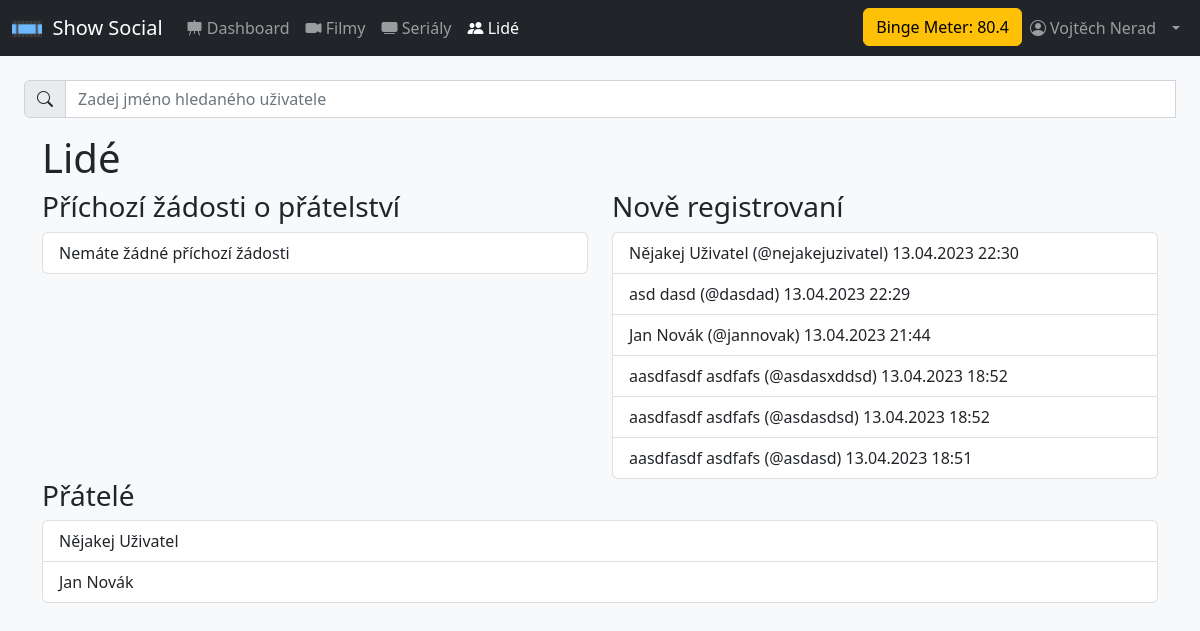
/users.php (signed in), run on the app's committed database.
### tables this page shows
CREATE TABLE `users` (
  `id` int(11) NOT NULL,
  `user_name` varchar(30) NOT NULL,
  `first_name` varchar(30) NOT NULL,
  `last_name` varchar(30) NOT NULL,
  `email` varchar(50) NOT NULL,
  `password_hash` varchar(255) NOT NULL,
  `created_at` timestamp NOT NULL DEFAULT current_timestamp() ON UPDATE current_timestamp(),
  `watch_limit` smallint(6) NOT NULL,
  `public_profile` tinyint(1) NOT NULL
);

CREATE TABLE `friendslist` (
  `requesterId` int(11) NOT NULL,
  `adresseeId` int(11) NOT NULL,
  `isConfirmed` tinyint(1) NOT NULL,
  `timestamp` timestamp NOT NULL DEFAULT current_timestamp() ON UPDATE current_timestamp()
);

### classes/dbh.class.php (called while the page is built)
<?php
class Dbh {
    private $host = "localhost";
    private $username = "root";
    private $password = "ayylmao1337";
    private $dbname = "show_social";
    public function connect() {
        $dsn = 'mysql:host=' .  $this->host .';dbname=' . $this->dbname;
        $pdo = new PDO($dsn, $this->username, $this->password);
        $pdo->setAttribute(PDO::ATTR_DEFAULT_FETCH_MODE, PDO::FETCH_ASSOC);
        return $pdo;
    }
}

### classes/User.class.php (called while the page is built, shortened)
<?php
require_once $_SERVER['DOCUMENT_ROOT'].'/classes/dbh.class.php';
class User extends Dbh {
    private $id;
    function __construct($userId) {
        $this->id = $userId;
    }
    function getFriendShips() {
        $sql = '
            SELECT
                friendslist.requesterId,
                friendslist.adresseeId,
                friendslist.isConfirmed,
                concat(u1.first_name, " ", u1.last_name) as requester_full_name,
                concat(u2.first_name, " ", u2.last_name) as adressee_full_name,
                u1.user_name as requester_user_name,
                u2.user_name as adressee_user_name
            FROM friendslist
            LEFT JOIN users u1
            ON friendslist.requesterId = u1.id
            LEFT JOIN users u2
            ON friendslist.adresseeId = u2.id
            WHERE (requesterId = (:current_user_id) AND isConfirmed = true)
            OR (adresseeId = (:current_user_id) AND isConfirmed = true);
        ';
        $statement = $this->connect()->prepare($sql);
        $statement->execute([
            ":current_user_id" => $this->id
        ]);
        return $statement->fetchAll();
    }
    function getIncomingFriendRequests() {
        $sql = '
            SELECT
                friendslist.requesterId,
                friendslist.adresseeId,
                friendslist.isConfirmed,
                concat(u1.first_name, " ", u1.last_name) as requester_full_name,
                concat(u2.first_name, " ", u2.last_name) as adressee_full_name,
                u1.user_name as requester_user_name,
                u2.user_name as adressee_user_name
            FROM friendslist
            LEFT JOIN users u1
            ON friendslist.requesterId = u1.id
            LEFT JOIN users u2
            ON friendslist.adresseeId = u2.id
            WHERE (adresseeId = (:current_user_id) AND isConfirmed = false);
        ';
        $statement = $this->connect()->prepare($sql);
        $statement->execute([
            ":current_user_id" => $this->id
        ]);
        return $statement->fetchAll();
    }
}

### classes/Users.class.php (called while the page is built, shortened)
<?php
class Users extends Dbh {
    function getLastRegisteredUsers() {
        $sql = '
            SELECT id, concat(first_name, " ", last_name) as full_name, user_name, created_at
            FROM users
            ORDER BY created_at DESC
            LIMIT 6';
        $statement = $this->connect()->query($sql)->fetchAll();
        return $statement;
    }
}

### users.php (the view, shortened to what this page needs)
<?php
require_once 'classes/dbh.class.php';
require 'classes/Users.class.php';
require_once 'classes/User.class.php';
include 'includes/header.inc.php';
require_once 'includes/searchbars/users-search.inc.php';
$isUserLogged = isset($_SESSION['user_id']);
if ($isUserLogged) {
    $loggedUser = new User($_SESSION['user_id']);
}
echo '<div class="container-sm">';
echo '<h1>Lidé</h1>';
echo '<div class="row">';
if ($isUserLogged) {
    $incomingFriendRequests = $loggedUser->getIncomingFriendRequests();
    echo '<div class="col-md">';
    echo '<h3>Příchozí žádosti o přátelství</h3>';
    echo '<div class="list-group">';
    if ($incomingFriendRequests) {
        foreach ($incomingFriendRequests as $friendRequest) {
            if ($friendRequest['requesterId'] != $_SESSION['user_id']) {
                $userId = $friendRequest['requesterId'];
                $userFullName = $friendRequest['requester_full_name'];
                $userUserName = $friendRequest['requester_user_name'];
            } else {
                $userId = $friendRequest['adresseeId'];
                $userFullName = $friendRequest['adressee_full_name'];
                $userUserName = $friendRequest['adressee_user_name'];
            }
            echo '<a href="./user.php?id=' . $userId . '" class="list-group-item list-group-item-action">' . htmlspecialchars($userFullName) . ' (@' . htmlspecialchars($userUserName) . ')</a>';
        }
    } else {
        echo '<div class="list-group-item">Nemáte žádné příchozí žádosti</div>';
    }
    echo '</div>';
}
echo '</div>';
$users = new Users();
$lastRegisteredUsers = $users->getLastRegisteredUsers();
echo '<div class="col-md">';
echo '<h3>Nově registrovaní</h3>';
echo '<div class="list-group">';
if ($lastRegisteredUsers) {
    foreach ($lastRegisteredUsers as $user) {
        $createdAtDate = date_create($user['created_at']);
        echo '<a href="./user.php?id=' . $user['id'] . '" class="list-group-item list-group-item-action">' . htmlspecialchars($user['full_name']) . ' (@' . htmlspecialchars($user['user_name']) . ') ' . date_format($createdAtDate, 'd.m.Y H:i') . '</a>';
    }
}
echo '</div>';
echo '</div>';
echo '</div>';
if ($isUserLogged) {
    echo '<div>';
    echo '<h3>Přátelé</h3>';
    echo '<div class="list-group">';
    $userFriendShips = $loggedUser->getFriendShips();
    if ($userFriendShips) {
        foreach ($userFriendShips as $friendship) {
            if ($friendship['requesterId'] != $_SESSION['user_id']) {
                $userId = $friendship['requesterId'];
                $userFullName = $friendship['requester_full_name'];
            } else {
                $userId = $friendship['adresseeId'];
                $userFullName = $friendship['adressee_full_name'];
            }
            echo '<a href="./user.php?id=' . $userId . '" class="list-group-item list-group-item-action">';
            echo $userFullName;
            echo '</a>';
        }
    } else {
        echo '<p>Nemáte přidané žádné přátele.</p>';
    }
    echo '</div>';
    echo '</div>';
}
?>
<?php
echo '</div>';
include 'includes/footer.inc.php';

### data on the page
users: full_name "Nějakej Uživatel", user_name "nejakejuzivatel", created_at "13.04.2023 22:30"
users: full_name "asd dasd", user_name "dasdad", created_at "13.04.2023 22:29"
users: full_name "Jan Novák", user_name "jannovak", created_at "13.04.2023 21:44"
users: full_name "aasdfasdf asdfafs", user_name "asdasxddsd", created_at "13.04.2023 18:52"
users: full_name "aasdfasdf asdfafs", user_name "asdasdsd", created_at "13.04.2023 18:52"
users: full_name "aasdfasdf asdfafs", user_name "asdasd", created_at "13.04.2023 18:51"
friendslist: userFullName "Nějakej Uživatel"
friendslist: userFullName "Jan Novák"

### other printed values
$seenPercentage "80.4"
$_SESSION['first_name'] "Vojtěch"
$_SESSION['last_name'] "Nerad"
